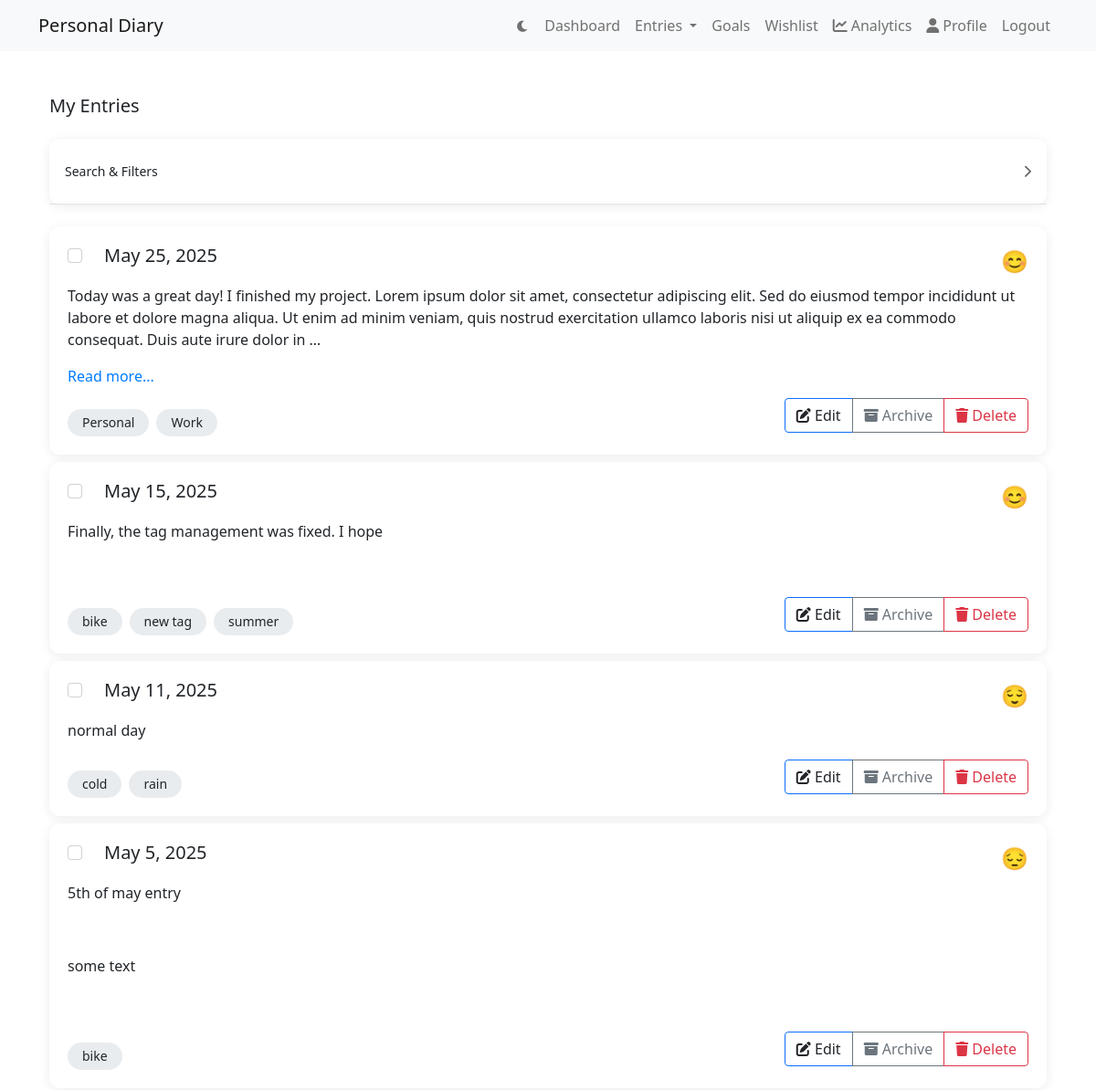
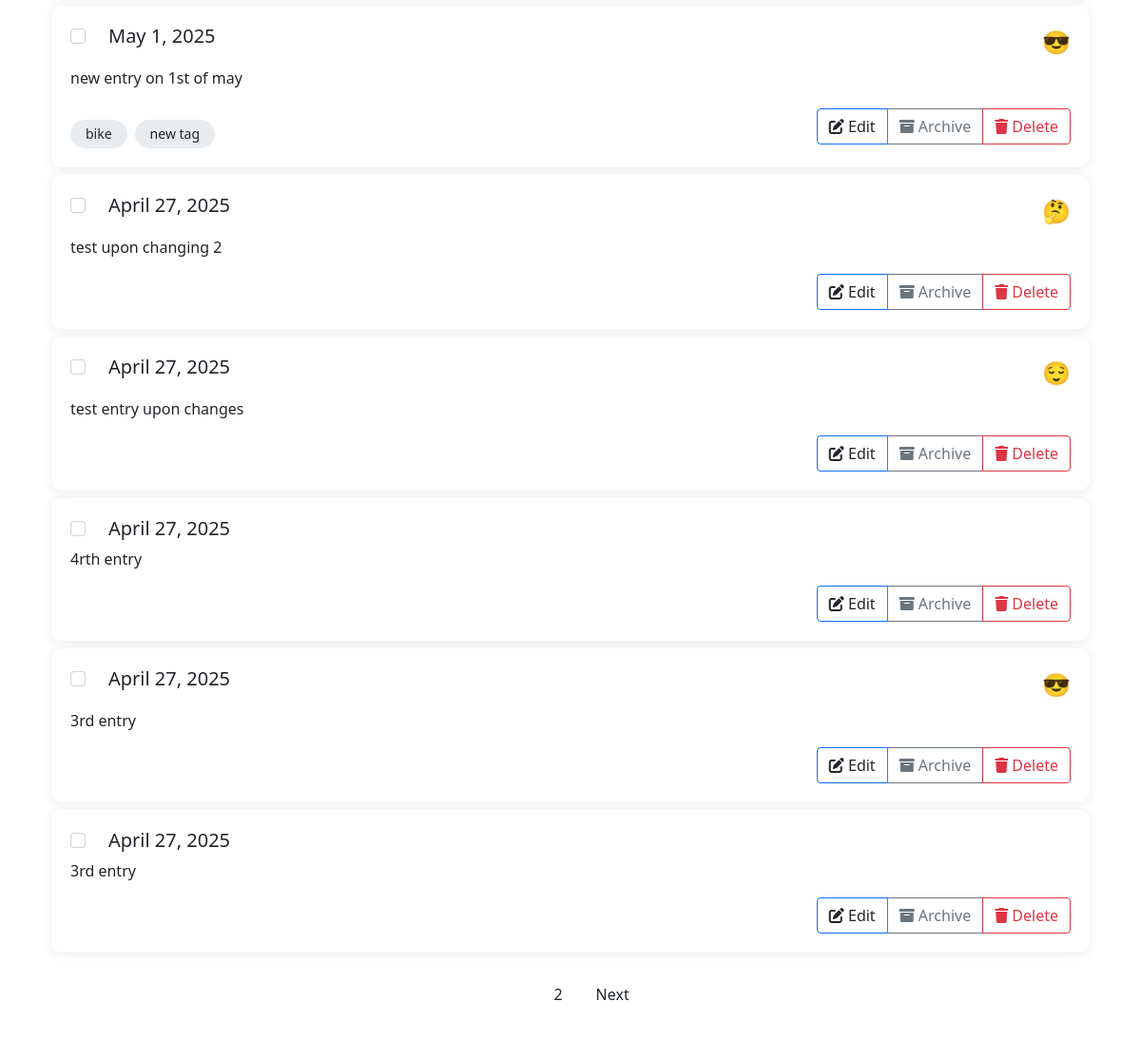
Before: /entries/ (signed in) with the older database file (2 pictures, top to bottom).
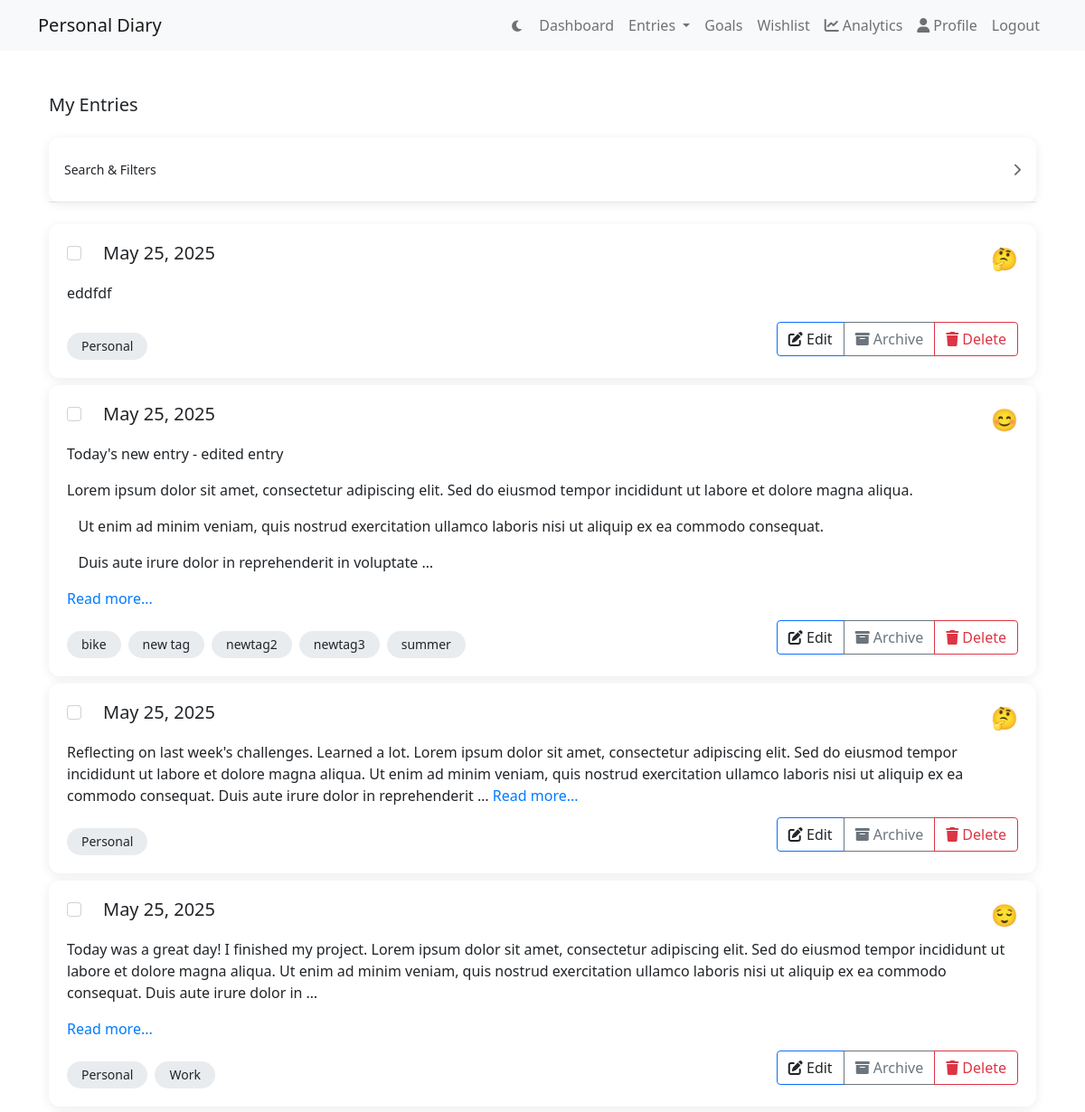
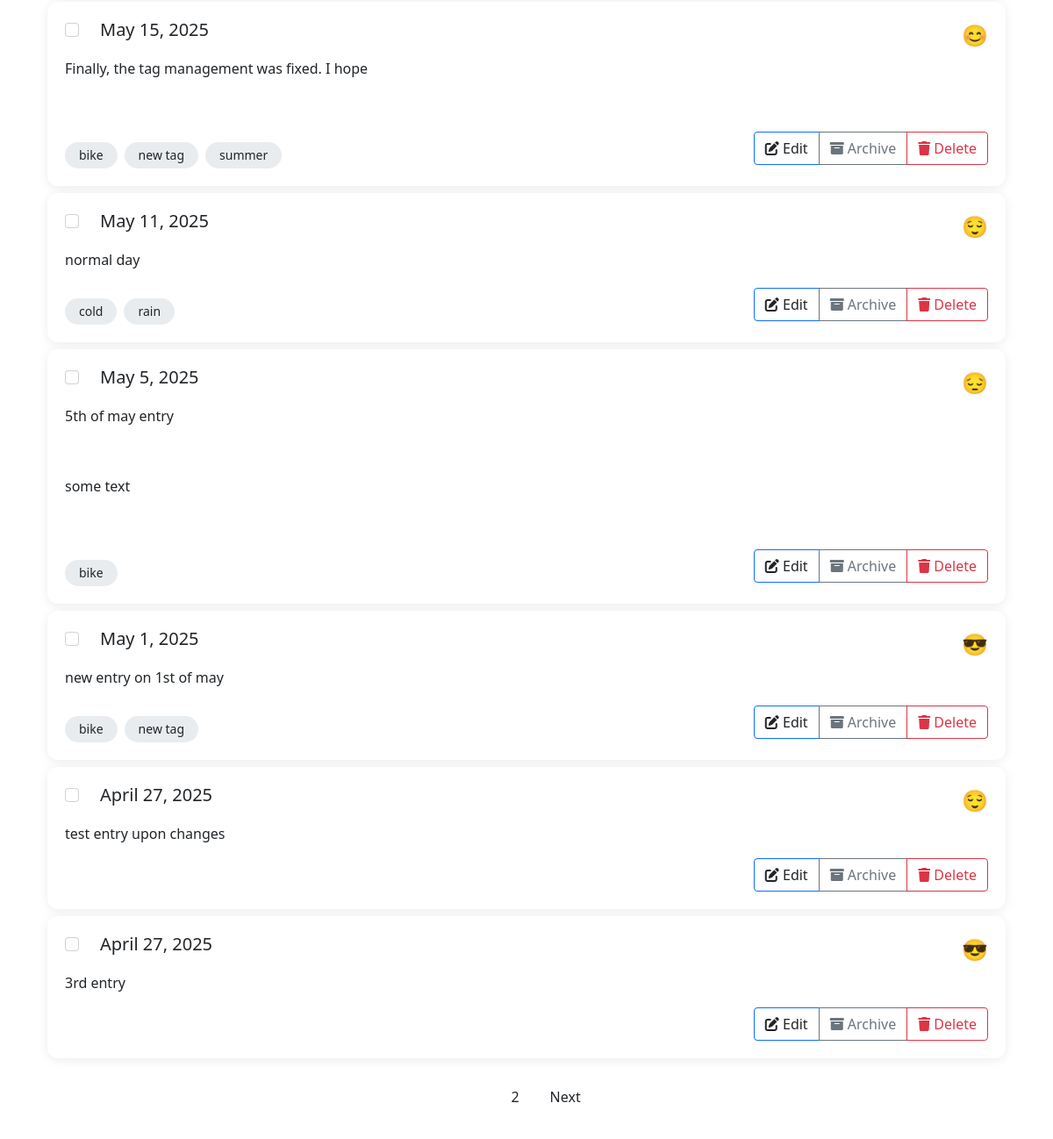
After: the same page with the newer database file (2 pictures, top to bottom).
### diary/models.py (models this page shows, shortened)
class DiaryEntry(models.Model):
    STATUS_CHOICES = [
        ('active', 'Active'),
        ('archived', 'Archived'),
        ('trash', 'Trash')
    ]
    user = models.ForeignKey(User, on_delete=models.CASCADE)
    content = models.TextField()
    emoji_of_day = models.CharField(max_length=50, blank=True)
    created_at = models.DateTimeField(auto_now_add=True)
    tags = models.ManyToManyField('Tag', blank=True)
    daily_mood = models.ForeignKey(
        DailyMood,
        on_delete=models.SET_NULL,
        null=True,
        blank=True,
        related_name='entries'
    )
    is_autosave = models.BooleanField(default=False)
    status = models.CharField(
        max_length=10,
        choices=STATUS_CHOICES,
        default='active'
    )
    deleted_at = models.DateTimeField(null=True, blank=True)

class Tag(models.Model):
    user = models.ForeignKey(User, on_delete=models.CASCADE)
    name = models.CharField(max_length=50)
    created_at = models.DateTimeField(auto_now_add=True)
    class Meta:
        unique_together = ['user', 'name']
        ordering = ['name']

### diary/views.py (the view)
# urls.py: path('entries/', views.entries_list, name='entries-list'),
@login_required
def entries_list(request):
    view_type = request.GET.get('view_type', 'active')
    entries = DiaryEntry.objects.filter(user=request.user).prefetch_related('tags')
    if view_type == 'trash':
        entries = DiaryEntry.objects.filter(user=request.user, status='trash')
    elif view_type == 'archive':
        entries = DiaryEntry.objects.filter(user=request.user, status='archived')
    else:
        entries = DiaryEntry.objects.filter(user=request.user, status='active')
    search_query = request.GET.get('search', '')
    if search_query:
        entries = entries.filter(
            Q(content__icontains=search_query) |
            Q(tags__name__icontains=search_query)
        ).distinct()
    date_from = request.GET.get('date_from')
    date_to = request.GET.get('date_to')
    if date_from:
        entries = entries.filter(created_at__gte=date_from)
    if date_to:
        entries = entries.filter(created_at__lte=date_to)
    selected_tags = request.GET.getlist('tags')
    if selected_tags:
        entries = entries.filter(tags__id__in=selected_tags).distinct()
    sort = request.GET.get('sort', '-created_at')
    entries = entries.order_by(sort)
    paginator = Paginator(entries, 10)  # Show 10 entries per page
    page_number = request.GET.get('page')
    page_obj = paginator.get_page(page_number)
    context = {
        'entries': page_obj,
        'view_type': view_type,
        'search_query': search_query,
        'sort': sort,
        'selected_tags': selected_tags,
        'all_tags': Tag.objects.filter(user=request.user),
        'date_from': date_from,
        'date_to': date_to,
    }
    return render(request, 'diary/entries_list.html', context)

### diary/templates/diary/entries_list.html (shortened to what the changed rows need)
{% extends "diary/layout.html" %}
{% block content %}
<div class="container py-4">
    <h1 class="h5 mb-4">
        {% if view_type == 'archive' %}
            Archive
        {% elif view_type == 'trash' %}
            Trash
        {% else %}
            My Entries
        {% endif %}
    </h1>
    {% if entries %}
        {% for entry in entries %}
            <div class="card mb-3 entry-card">
                <div class="card-body">
                    <div class="d-flex justify-content-between align-items-start mb-2">
                        <div class="d-flex align-items-center">
                            <div class="entry-checkbox me-3">
                                <input type="checkbox" class="form-check-input entry-select"
                                       data-entry-id="{{ entry.pk }}">
                            </div>
                            <a href="{% url 'entry-detail' pk=entry.pk %}" class="text-decoration-none">
                                <h5 class="card-title mb-0">{{ entry.created_at|date:"F j, Y" }}</h5>
                            </a>
                        </div>
                        <div>
                            {% if entry.emoji_of_day %}
                                <span class="fs-4">{{ entry.emoji_of_day }}</span>
                            {% endif %}
                        </div>
                    </div>
                    <div class="card-text mb-3">
                        <a href="{% url 'entry-detail' pk=entry.pk %}" class="text-decoration-none">
                            {{ entry.content|safe|truncatewords_html:50 }}
                            {% if entry.content|length > 300 %}
                                <span class="text-primary">Read more...</span>
                            {% endif %}
                        </a>
                    </div>
                    <div class="d-flex justify-content-between align-items-center">
                        <div class="tags">
                            {% if entry.tags.all %}
                                {% for tag in entry.tags.all %}
                                    <span class="badge bg-tag">{{ tag.name }}</span>
                                {% endfor %}
                            {% endif %}
                        </div>
                        <div class="btn-group" role="group" onclick="event.preventDefault(); event.stopPropagation()">
                            {% if view_type == 'trash' %}
                                <button class="btn btn-outline-success" onclick="restoreEntry({{ entry.pk }})">
                                    <i class="fas fa-undo"></i> Restore
                                </button>
                                <button class="btn btn-outline-danger" onclick="permanentlyDeleteEntry({{ entry.pk }})">
                                    <i class="fas fa-times"></i> Delete Permanently
                                </button>
                            {% elif view_type == 'archive' %}
                                <button class="btn btn-outline-success" onclick="unarchiveEntry({{ entry.pk }})">
                                    <i class="fas fa-box-open"></i> Unarchive
                                </button>
                            {% else %}
                                <a href="{% url 'entry-edit' pk=entry.pk %}" class="btn btn-outline-primary" onclick="event.preventDefault(); event.stopPropagation(); window.location.href=this.href;">
                                    <i class="fas fa-edit"></i> Edit
                                </a>
                                <button class="btn btn-outline-secondary" onclick="archiveEntry({{ entry.pk }})">
                                    <i class="fas fa-archive"></i> Archive
                                </button>
                                <button class="btn btn-outline-danger" onclick="trashEntry({{ entry.pk }})">
                                    <i class="fas fa-trash"></i> Delete
                                </button>
                            {% endif %}
                        </div>
                    </div>
                </div>
            </div>
        {% endfor %}
        {% if entries.has_other_pages %}
            <nav aria-label="Page navigation" class="mt-4">
                <ul class="pagination justify-content-center">
                    {% for num in entries.paginator.page_range %}
                        <li class="page-item {% if entries.number == num %}active{% endif %}">
                            <a class="page-link" href="?page={{ num }}{% if view_type %}&view_type={{ view_type }}{% endif %}">{{ num }}</a>
                        </li>
                    {% endfor %}
                </ul>
            </nav>
        {% endif %}
    {% else %}
        <div class="text-center py-5">
            <h4 class="text-muted">No entries found</h4>
            <a href="{% url 'entry-create' %}" class="btn btn-primary mt-3">Create New Entry</a>
        </div>
    {% endif %}
</div>
{% endblock %}

Changed rows visible on the page:
no longer on this page (row edited): DiaryEntry: created_at "April 27, 2025", emoji_of_day "🤔", content "test upon changing 2"
no longer on this page (row edited): DiaryEntry: created_at "April 27, 2025", content "4rth entry"
no longer on this page (row unchanged): DiaryEntry: created_at "April 27, 2025", content "3rd entry"
added DiaryEntry: created_at "May 25, 2025", emoji_of_day "🤔", content "eddfdf", Tag (name "Personal")
added DiaryEntry: created_at "May 25, 2025", emoji_of_day "😊", content "Today's new entry - edited entry Lorem ipsum dolor sit amet, consectetur adipiscing elit. Sed do eiusmod tempor incididunt ut labore et dolore magna aliqua. Ut enim ad minim veniam, quis nostrud exercitation ullamco laboris nisi ut aliquip ex ea commodo consequat. Duis aute irure dolor in reprehenderit in voluptate …", shows "Read more...", Tag (name "bike"), Tag (name "new tag"), Tag (name "summer")
added Tag: name "newtag2", shown under "May 25, 2025"
added Tag: name "newtag3", shown under "May 25, 2025"
now on this page (row edited): DiaryEntry: created_at "May 25, 2025", emoji_of_day "🤔", content "Reflecting on last week's challenges. Learned a lot. Lorem ipsum dolor sit amet, consectetur adipiscing elit. Sed do eiusmod tempor incididunt ut labore et dolore magna aliqua. Ut enim ad minim veniam, quis nostrud exercitation ullamco laboris nisi ut aliquip ex ea commodo consequat. Duis aute irure dolor in reprehenderit …", shows "Read more...", Tag (name "Personal")
changed DiaryEntry (number 4 of 10 on the later page): emoji_of_day "😊" → "😌"
